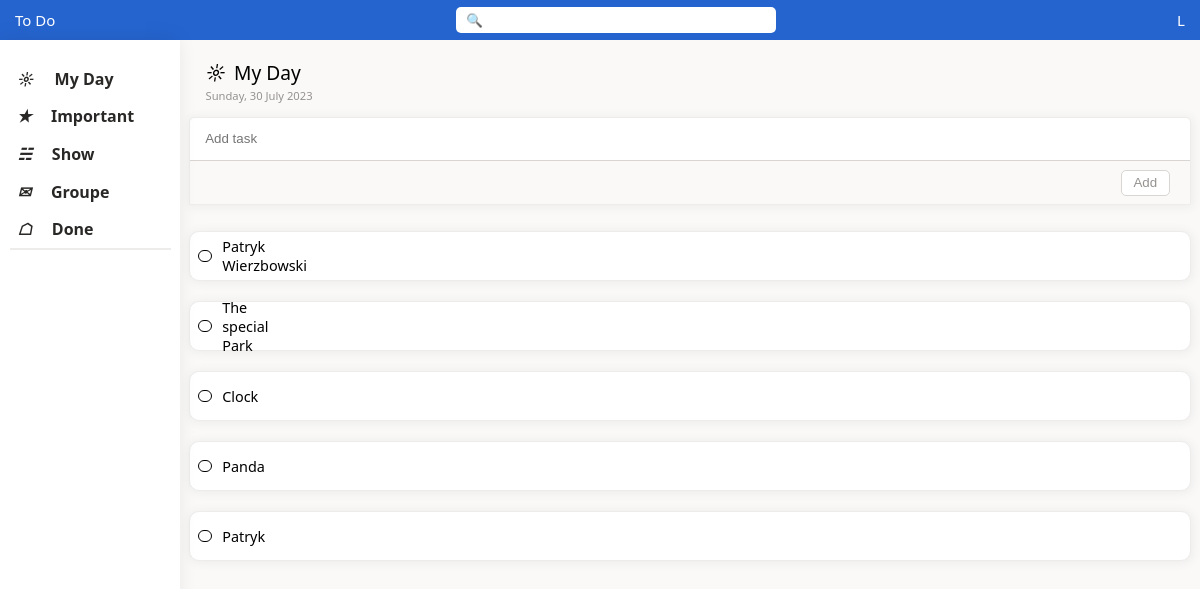
Page /home (signed in) on the committed database.
### ToDoApp/models.py (models this page shows, shortened)
class Task(models.Model):
    name = models.CharField(max_length=50, blank=False)
    user = models.ForeignKey(User, on_delete=models.CASCADE)
    assigned_users = models.ManyToManyField(User, related_name='assigned_tasks')
    file = models.FileField(upload_to='uploads/', blank=True)
    status = models.CharField(max_length=10, default='to do')
    important = models.CharField(max_length=15, default='no important')
    date = models.DateField('date')
    note = models.TextField(max_length=150, default='')
    steps = models.ManyToManyField(Step)

### ToDoApp/views.py (the view)
# urls.py: path('home', views.home, name='home'),
def home(request):
    current_date = datetime.now().date()
    day_of_week = calendar.day_name[current_date.weekday()]
    my_date = f"{day_of_week}, {current_date.day} {calendar.month_name[current_date.month]} {current_date.year}"
    if request.method == 'POST':
        name = request.POST['name']
        user = request.user
        Task.objects.create(name=name, user=user, date=current_date)
        return redirect('home')
    tasks = None
    if request.user.is_authenticated:
        tasks = Task.objects.filter(user=request.user)
    return render(request, 'home.html', {'date': my_date, 'tasks': tasks})

### ToDoApp/templates/home.html (shortened to what this page needs)
{% if user.is_authenticated %}
{% load static %}
<link rel = 'stylesheet' href = "{% static 'css/home.css' %}">
<link rel="stylesheet" href="https://cdnjs.cloudflare.com/ajax/libs/font-awesome/4.7.0/css/font-awesome.min.css">
<body>
    <nav>
        <div class="nav-block">To Do</div>
        <form class="nav-block" method="POST" action="{% url 'search' %}">
            <input class="block-input" placeholder="&#128269;" name="searched">
        </form>
        <div class="nav-block">
            <div class="block-logout"><a href="{% url 'logout'%}" class="logout">L</a></div>
        </div>
    </nav>
    <section>
        <div class="section-block">
            <a href="{% url 'home' %}" class="block-info"><i>&#9788;</i> <span>My Day</span></a>
            <a href="{% url 'important' %}"  class="block-info"><i>&#10029;</i> <span>Important</span></a>
            <a href="{% url 'show' %}" class="block-info"><i>&#9781;</i> <span>Show</span></a>
            <a href="{% url 'groupe'%}" class="block-info"><i>&#9993;</i> <span>Groupe</span></a>
            <a href="{% url 'done' %}" class="block-info"><i>&#9750;</i> <span>Done</span></a>
        </div>
    </section>
    <main>
        <div class="main-place">
            <div class="main-header">
                <div class="header-day"><i>&#9788;</i> <span>My Day</span></div>
            </div>
            <div class="date">
                {{date}}
            </div>
            <form class="task-input" method="POST">
                <input class="input-place" placeholder="Add task" name="name">
                <div class="submit-place"><button class="submit-task" type="submit">Add</button></div>
            </form>
            {% for task in tasks %}
            {% if task.status == 'to do' and task.important == 'no important' %}
            <form class="task-place" method="POST" action="{% url 'update' task.id 1%}">
                <div class="submit-button-place"><button class="submit-button" name="update_task"></button></div>
                <a href="{% url 'task' task.id %}" class="task-name">{{task.name}}</a>
            </form>
            {% endif %}
            {% endfor %}
        </div>
    </main>
</body>
{% else %}
<a href="{% url 'login-view' %}">Please Log in</a>
{% endif %}

### ToDoApp/static/css/home.css (style rules this page uses)
body { margin: 0; padding: 0; font-family: SegoeUI-SemiBold-final,Segoe UI Semibold,SegoeUI-Regular-final,Segoe UI,"Segoe UI Web (West European)",Segoe,-apple-system,BlinkMacSystemFont,Roboto,Helvetica Neue,Tahoma,Helvetica,Arial,sans-serif;; display: flex; flex-wrap: wrap; }
nav { height: 5vh; width: 100%; background-color: #2564cf; display: flex; justify-content: space-between; align-items: center; color: white; position: sticky; top: 0; z-index: 1; }
.nav-block { margin: 15px; font-size: 15px; }
.nav-block:nth-child(2) { width: 40vh; }
.nav-block:nth-child(3) { display: flex; flex-direction: row; gap: 25px; }
.block-input { width: 100%; height: 65%; border-radius: 5px; border: white; padding-left: 10px; }
.block-input::placeholder { color: black; padding-left: -20px; }
.logout { text-decoration: none; color: #ffffff; }
section { width: 15%; height: 95vh; display: flex; justify-content: center; box-shadow: -4px 0px 20px rgba(0, 0, 0, 0.1); position: sticky; top: 5vh; z-index: 1; }
.section-block { width: 100%; height: 25%; margin-top: 20px; font-size: 100%; display: flex; flex-direction: column; justify-content: center; align-items: center; }
.block-info { width: 85%; display: flex; align-items: center; gap: 20px; height: 10vh; font-weight: 800; text-decoration: none; color: #292827; padding-left: 1vh; }
.block-info:nth-child(5) { border-bottom: #edeceb solid 2px ; }
main { background-color: #faf9f8; width: 85%; display: flex; justify-content: center; flex-direction: column; }
.main-place { height: 95%; width: 100%; display: flex; align-items: center; flex-direction: column; }
.main-header { width: 95%; height: 4%; display: flex; justify-content: start; flex-direction: row; gap: 10vh; }
.header-day { font-size: 1.2rem; display: flex; gap: 1vh; width: 90%; }
.date { width: 95%; height: 4%; font-size: 0.7rem; font-weight: 100; color: #959290; }
.task-input { width: 98%; height: 12%; border-top-left-radius: 5px; border-top-right-radius: 5px; box-shadow: 1px 1px 10px 1px #edeceb; border: solid 1.5px #edeceb ; }
.input-place { width: 100%; height: 50%; padding-left:15px; border: white; border-top-left-radius: 5px; border-top-right-radius: 5px; border-bottom: solid 1px #d8d5d2; }
.input-place::placeholder { margin-left:10px }
.submit-place { width: 98%; height: 50%; background-color: #faf9f8; display: flex; align-items: center; justify-content: end; }
.submit-task { width: 5%; height: 60%; color: #959290; background-color: white; border: solid 0.5px #d8d5d2; border-radius: 5px; }
.task-place { width: 98%; height: 6vh; box-shadow: 1px 1px 10px 1px #edeceb; border: solid 1.5px #edeceb ; background-color: white; display: flex; align-items: center; margin: 10px; border-radius: 10px; }
.task-name { width: 5%; font-weight: 100; padding-left: 10px; font-size: 0.9rem; text-decoration: none; color: black; }
.submit-button-place { margin-left: 1vh; }
.submit-button { width: 1.5vh; height: 1.5vh; border-radius: 50vh; border: solid 0.5px #000000; background-color: white; }

### rows in the picture
Task: name "Patryk Wierzbowski"
Task: name "The special Park"
Task: name "Clock"
Task: name "Panda"
Task: name "Patryk"

### other values in the picture
{{ date }} "Sunday, 30 July 2023"
